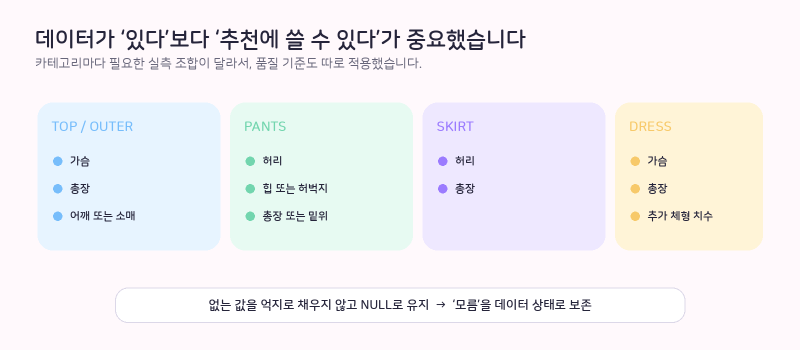
#> input picture assets/data-quality.png, 1600 x 700 px (shown at 1/2 size)
$ python -i cm29_ocr_worker.py   (imports and definitions only)
#> lines starting #> are read from the running program, lines starting #| are printed output that depends on the picture
import io
import json
import os
import re
import time
from pathlib import Path
from core.config import STATE_DIR, LOG_DIR, QUEUE_DIR

import requests
import pytesseract

from PIL import (
    Image,
    ImageOps,
)

from loaders import loader
from core import cm29_base as base


PENDING = QUEUE_DIR / "29cm_ocr" / "pending"

DONE = QUEUE_DIR / "29cm_ocr" / "done"

FAILED = QUEUE_DIR / "29cm_ocr" / "failed"

RESULTS = LOG_DIR / "29cm_ocr_results"


# [10 lines not run here, left out]


Image.MAX_IMAGE_PIXELS = None


SIZE_FIELDS = {
    "total_length_cm",
    "shoulder_cm",
    "chest_flat_cm",
    "chest_circumference_cm",
    "sleeve_length_cm",
    "armhole_cm",
    "sleeve_width_cm",
    "waist_flat_cm",
    "waist_circumference_cm",
    "hip_flat_cm",
    "hip_circumference_cm",
    "thigh_flat_cm",
    "rise_cm",
    "inseam_cm",
    "hem_flat_cm",
}


# [176 lines left out: functions save_json, metric_key, get_numbers, not called in this run]


SIZE_PATTERN = re.compile(
    r"(?<![A-Z0-9])"
    r"(XXS|XS|S|M|L|XL|XXL|2XL|3XL|"
    r"FREE|ONE\s*SIZE|OS)"
    r"(?![A-Z0-9])",
    re.I,
)


# [436 lines left out: functions normalize_size, parse_ocr_text, split_image, priority_crops, not called in this run]


FAST_KEYWORDS = (
    "size", "사이즈", "실측", "cm",
    "총장", "기장", "어깨", "가슴",
    "소매", "암홀", "허리", "힙",
    "엉덩이", "허벅지", "밑위",
    "인심", "밑단",
    "length", "shoulder", "chest",
    "bust", "sleeve", "armhole",
    "waist", "hip", "thigh",
    "rise", "inseam", "hem",
)


def _resize_width(image, width):

    image = image.convert("RGB")

    w, h = image.size

    if not w or not h:
        return image

    ratio = width / float(w)

    return image.resize(
        (
            width,
            max(1, int(h * ratio)),
        )
    )


# [48 lines left out: function _fast_score, not called in this run]


def _make_fast_tiles(image):

    """
    정밀 OCR 전에 저해상도로 빠르게 훑는다.

    긴 상세 이미지:
      상단 20%
      하단 35%

    각 영역을 폭 460px로 축소하고
    작은 타일로 분리한다.
    """

    image = image.convert("RGB")

    w, h = image.size

    regions = []

    if h <= w * 2.2:

        regions.append(
            (0, 0, w, h, "full")
        )

    else:

        top_end = max(
            1,
            int(h * 0.20)
        )

        bottom_start = max(
            0,
            int(h * 0.65)
        )

        regions.append(
            (0, 0, w, top_end, "top")
        )

        regions.append(
            (
                0,
                bottom_start,
                w,
                h,
                "bottom",
            )
        )

    tiles = []

    for (
        left,
        top,
        right,
        bottom,
        region_name,
    ) in regions:

        crop = image.crop(
            (
                left,
                top,
                right,
                bottom,
            )
        )

        small = _resize_width(
            crop,
            320,
        )

        sw, sh = small.size

        tile_height = 900
        overlap = 80

        if sh <= tile_height:

            tiles.append(
                {
                    "image": small,
                    "region": region_name,
                    "src_top": top,
                    "src_bottom": bottom,
                }
            )

            continue

        pos = 0

        while pos < sh:

            end = min(
                sh,
                pos + tile_height,
            )

            tile = small.crop(
                (
                    0,
                    pos,
                    sw,
                    end,
                )
            )

            rel_top = (
                pos / float(sh)
            )

            rel_bottom = (
                end / float(sh)
            )

            src_top = int(
                top
                + (bottom - top)
                * rel_top
            )

            src_bottom = int(
                top
                + (bottom - top)
                * rel_bottom
            )

            tiles.append(
                {
                    "image": tile,
                    "region": region_name,
                    "src_top": src_top,
                    "src_bottom": src_bottom,
                }
            )

            if end >= sh:
                break

            pos = max(
                pos + 1,
                end - overlap,
            )

    return tiles


# [2828 lines left out: functions _fine_crop, ocr_one_image, ocr_images_batch, ocr_visual_selected, merge_sizes, make_raw and 4 more, not called in this run]


# [2 lines not run here, left out]

>>> from PIL import Image
>>> picture = Image.open('../assets/data-quality.png')
#> picture is the input picture: PIL image 1600x700 RGB; mean R, G, B 243.7, 242.1, 244.6
>>> result = _make_fast_tiles(picture)
#> the loop in _make_fast_tiles, `for ( left, top, right, bottom, region_name, ) in regions: ` made 1 pass
#> pass 1, in _make_fast_tiles, `small = _resize_width( crop, 320, )`:
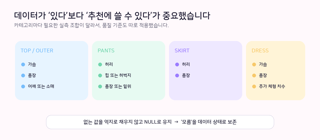
#> small: PIL image 320x140 RGB; mean R, G, B 243.5, 242, 244.5
#> after the loop in _make_fast_tiles, `for (`: tiles = 1 item
#> result = 1 item

$ run again, on assets/ocr-size-flow.png
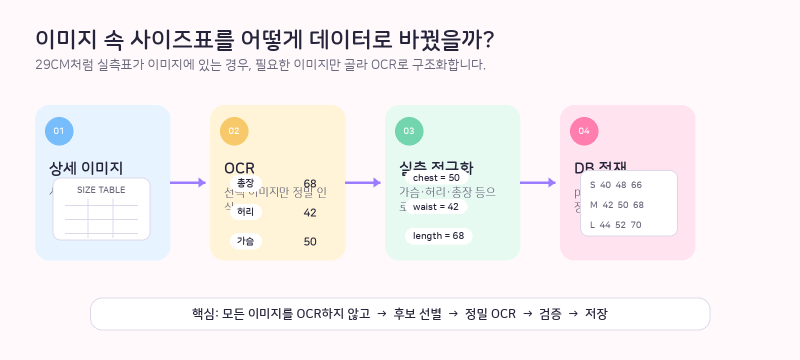
#> input picture assets/ocr-size-flow.png, 1600 x 720 px (shown at 1/2 size)
#> picture is the input picture: PIL image 1600x720 RGB; mean R, G, B 246.3, 242.2, 243.6
#> the loop in _make_fast_tiles, `for ( left, top, right, bottom, region_name, ) in regions: ` made 1 pass
#> pass 1, in _make_fast_tiles, `small = _resize_width( crop, 320, )`:
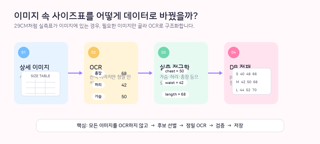
#> small: PIL image 320x144 RGB; mean R, G, B 246.1, 242.1, 243.5
#> after the loop in _make_fast_tiles, `for (`: tiles = 1 item

$ run again, on assets/recommendation-logic.png
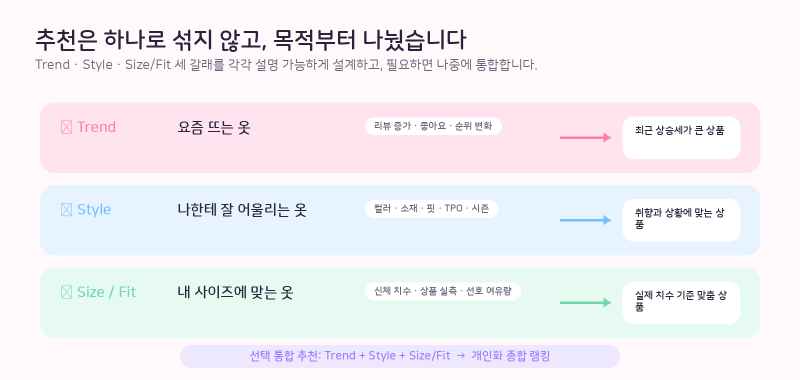
#> input picture assets/recommendation-logic.png, 1600 x 760 px (shown at 1/2 size)
#> picture is the input picture: PIL image 1600x760 RGB; mean R, G, B 242.9, 240.6, 245.6
#> the loop in _make_fast_tiles, `for ( left, top, right, bottom, region_name, ) in regions: ` made 1 pass
#> pass 1, in _make_fast_tiles, `small = _resize_width( crop, 320, )`:
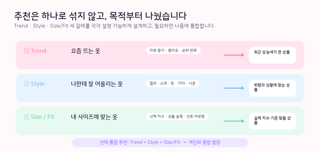
#> small: PIL image 320x152 RGB; mean R, G, B 242.8, 240.6, 245.5
#> after the loop in _make_fast_tiles, `for (`: tiles = 1 item

$ run again, on assets/trend-pipeline-roadmap.png
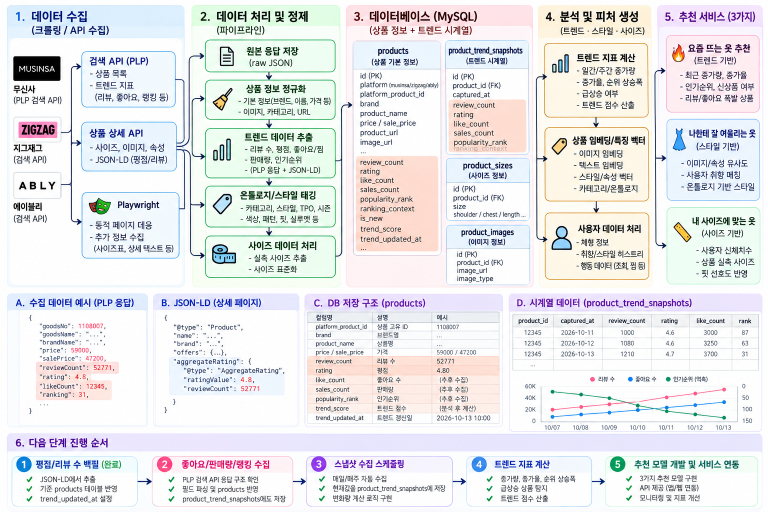
#> input picture assets/trend-pipeline-roadmap.png, 1536 x 1024 px (shown at 1/2 size)
#> picture is the input picture: PIL image 1536x1024 RGBA; mean R, G, B, A 230.1, 230.4, 232.7, 255
#> the loop in _make_fast_tiles, `for ( left, top, right, bottom, region_name, ) in regions: ` made 1 pass
#> pass 1, in _make_fast_tiles, `small = _resize_width( crop, 320, )`:
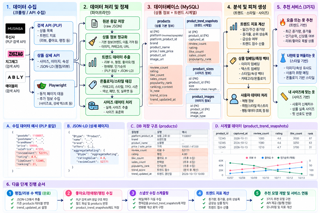
#> small: PIL image 320x213 RGB; mean R, G, B 230, 230.3, 232.6
#> after the loop in _make_fast_tiles, `for (`: tiles = 1 item
